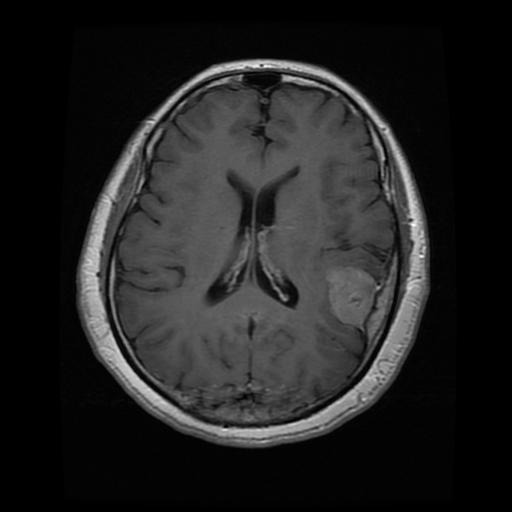
#> input picture test_images/Tr-me_0025.jpg, 512 x 512 px
$ python -i processor.py   (imports and definitions only)
#> lines starting #> are read from the running program, lines starting #| are printed output that depends on the picture; after the words box and inside, x2 and y2 are one past the last pixel; in counts of white or black regions, pixels touching at a corner belong together
### src/config.py
import os
import logging

# Central Logging Configuration
logging.basicConfig(
    level=logging.INFO,
    format="%(asctime)s [%(levelname)s] %(name)s: %(message)s"
)
logger = logging.getLogger("BrainTumorXAI")

# Project Root and Paths
BASE_DIR = os.path.dirname(os.path.dirname(os.path.abspath(__file__)))
MODELS_DIR = os.path.join(BASE_DIR, "models")

def _get_model_path(base_name, extensions=[".keras", ".h5"]):
#> called with base_name = 'convnext'
    for ext in extensions:
        full_candidate = os.path.join(MODELS_DIR, f"{base_name}_full_best{ext}")
        if os.path.exists(full_candidate):
            return full_candidate
    for ext in extensions:
        candidate = os.path.join(MODELS_DIR, f"{base_name}_best{ext}")
        if os.path.exists(candidate):
            return candidate
    return os.path.join(MODELS_DIR, f"{base_name}_best.h5")

# Model Paths (Auto-resolves Phase 3 _full_best.keras weights)
CONVNEXT_PATH = _get_model_path("convnext")
INCEPTION_PATH = _get_model_path("inception")
DENSENET_PATH = _get_model_path("densenet")
EFFNET_PATH = _get_model_path("effnet", extensions=[".keras"])
#> further down, picture is the input picture: shape (512, 512, 3); min 0, max 255, mean 34.2

# Classification Settings
CLASSES = ['No Tumor', 'Glioma Tumor', 'Meningioma Tumor', 'Pituitary Tumor']
IMG_SIZE_CLASSIFY = (224, 224)
IMG_SIZE_INCEPTION = (299, 299)
IMG_SIZE_TRAIN = (224, 224)

# Threshold & Activation Settings
GRADCAM_CLEAN_THRESHOLD = 0.30
GRADCAM_ROI_THRESHOLD = 0.70
GRADCAM_MAX_TUMOR_PCT_FALLBACK = 25.0
GRADCAM_OVERLAY_OPACITY = 0.65
SEGMENTATION_OPACITY = 0.35

# Tri-Ensemble Weighting Settings (ConvNeXtSmall: 45%, InceptionV3: 35%, DenseNet121: 20%)
CONVNEXT_VOTE_WEIGHT = 0.45
INCEPTION_VOTE_WEIGHT = 0.35
DENSENET_VOTE_WEIGHT = 0.20
EFFNET_VOTE_WEIGHT = 0.00

# Color Palettes
COLOR_TUMOR_SEGMENT = [220, 40, 40]  # Deep Red (RGB)
COLOR_SEVERITY_HIGH = "#ef4444"
COLOR_SEVERITY_MODERATE = "#f59e0b"
COLOR_SEVERITY_LOW = "#22c55e"
COLOR_SEVERITY_BORDERLINE = "#f59e0b"
COLOR_SEVERITY_UNCERTAIN = "#6b7280"

### src/processor.py
from typing import Tuple, Union
import cv2
import numpy as np
from src.config import (
    COLOR_TUMOR_SEGMENT,
    SEGMENTATION_OPACITY,
    COLOR_SEVERITY_HIGH,
    COLOR_SEVERITY_MODERATE,
    COLOR_SEVERITY_LOW,
    COLOR_SEVERITY_BORDERLINE,
    COLOR_SEVERITY_UNCERTAIN,
    logger
)

def extract_brain_region(img: np.ndarray) -> np.ndarray:
    """
    Extracts the primary brain bounding region by cropping out dark background padding.
    If cropping is invalid or too small, returns original image.

    Args:
        img: Input image array (uint8).

    Returns:
        Cropped numpy array containing the focused brain region, or original image.
    """
    if img is None:
        return img
    try:
        h, w = img.shape[:2]
#> h = 512; w = 512
        if len(img.shape) == 3:
            gray = cv2.cvtColor(img, cv2.COLOR_RGB2GRAY)
        else:
            gray = img.copy()

        # Threshold background vs brain tissue
        _, thresh = cv2.threshold(gray, 15, 255, cv2.THRESH_BINARY)
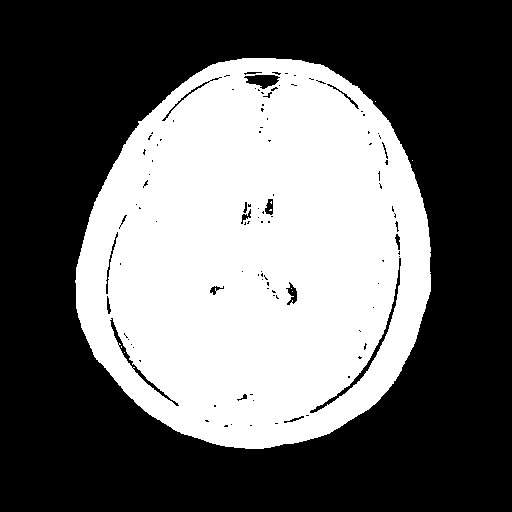
#> thresh: shape (512, 512); 40.3% white; 9 white regions (8 under 20 px)
        contours, _ = cv2.findContours(thresh, cv2.RETR_EXTERNAL, cv2.CHAIN_APPROX_SIMPLE)
#> contours = 3 contours, 2 with area under 20; largest, box (x1, y1, x2, y2) and area: (75, 58, 431, 449) 107652
        if not contours:
            return img

        largest_contour = max(contours, key=cv2.contourArea)
#> largest_contour = contour of 544 points, box (x1, y1, x2, y2) (75, 58, 431, 449), area 107652
        x, y, bw, bh = cv2.boundingRect(largest_contour)
#> x = 75; y = 58; bw = 356; bh = 391

        # Ensure cropped region is at least 25% of original dimensions
        if bw > w * 0.25 and bh > h * 0.25:
            pad_x = int(w * 0.02)
#> pad_x = 10
            pad_y = int(h * 0.02)
#> pad_y = 10
            x1 = max(0, x - pad_x)
#> x1 = 65
            y1 = max(0, y - pad_y)
#> y1 = 48
            x2 = min(w, x + bw + pad_x)
#> x2 = 441
            y2 = min(h, y + bh + pad_y)
#> y2 = 459
            return img[y1:y2, x1:x2]
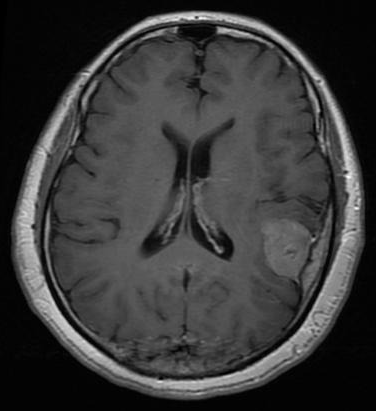
#> returned value: shape (411, 376, 3); min 0, max 255, mean 57.3
        return img
    except Exception as e:
        logger.error(f"Error during brain region extraction: {e}")
        return img


# [201 lines left out: functions create_segmentation, estimate_location, estimate_severity, not called in this run]

>>> import cv2
>>> picture = cv2.cvtColor(cv2.imread('../test_images/Tr-me_0025.jpg'), cv2.COLOR_BGR2RGB)
>>> result = extract_brain_region(picture)

$ run again, on test_images/Tr-me_0070.jpg
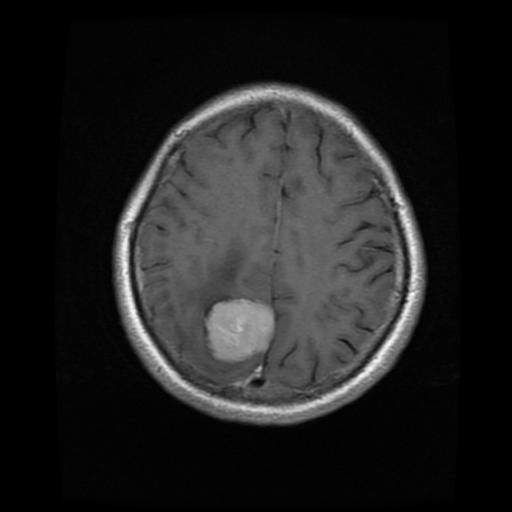
#> input picture test_images/Tr-me_0070.jpg, 512 x 512 px
#> picture is the input picture: shape (512, 512, 3); min 0, max 255, mean 32.5
#> in extract_brain_region, `_, thresh = cv2.threshold(gray, 15, 255, cv2.THRESH_BINARY)`:
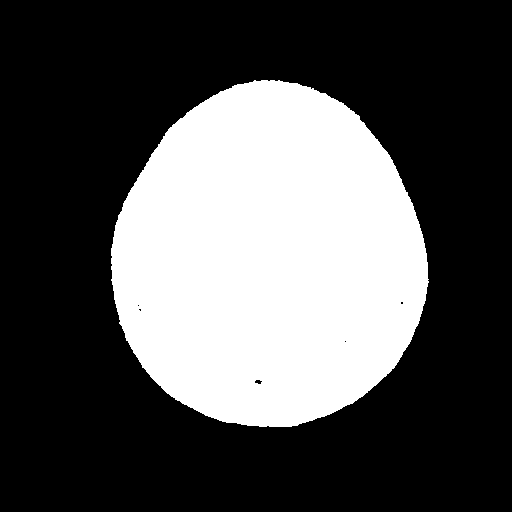
#> thresh: shape (512, 512); 32.3% white; 1 white region
#> contours = 1 contour; box (x1, y1, x2, y2) and area: (111, 80, 429, 427) 84316
#> largest_contour = contour of 525 points, box (x1, y1, x2, y2) (111, 80, 429, 427), area 84316
#> x = 111; y = 80; bw = 318; bh = 347
#> x1 = 101
#> y1 = 70
#> x2 = 439
#> y2 = 437
#> in extract_brain_region, `return img[y1:y2, x1:x2]`:
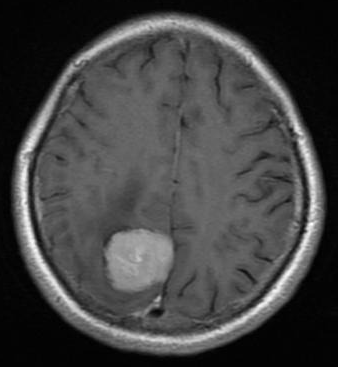
#> returned value: shape (367, 338, 3); min 0, max 255, mean 66.5

$ run again, on test_images/Tr-me_0080.jpg
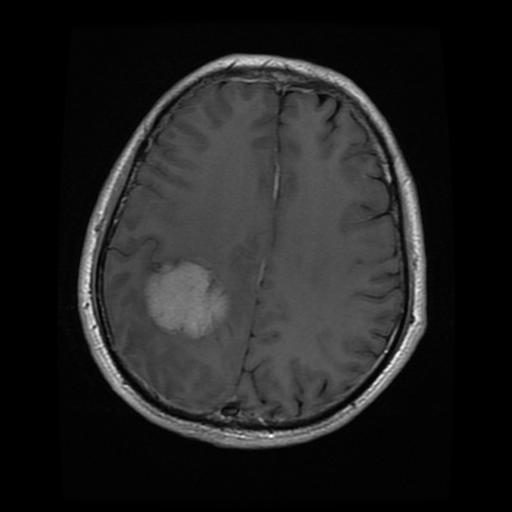
#> input picture test_images/Tr-me_0080.jpg, 512 x 512 px
#> picture is the input picture: shape (512, 512, 3); min 0, max 255, mean 33.2
#> in extract_brain_region, `_, thresh = cv2.threshold(gray, 15, 255, cv2.THRESH_BINARY)`:
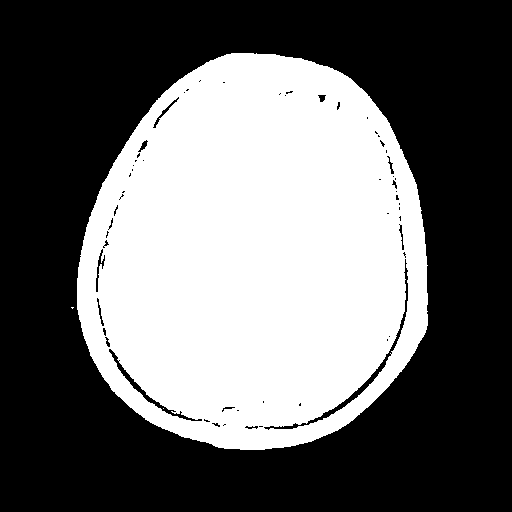
#> thresh: shape (512, 512); 41.1% white; 3 white regions (2 under 20 px)
#> contours = 2 contours, 1 with area under 20; largest, box (x1, y1, x2, y2) and area: (77, 53, 428, 450) 109261
#> largest_contour = contour of 524 points, box (x1, y1, x2, y2) (77, 53, 428, 450), area 109261
#> x = 77; y = 53; bw = 351; bh = 397
#> x1 = 67
#> y1 = 43
#> x2 = 438
#> y2 = 460
#> in extract_brain_region, `return img[y1:y2, x1:x2]`:
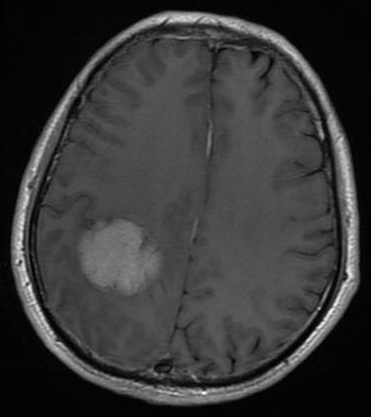
#> returned value: shape (417, 371, 3); min 0, max 255, mean 55.6
